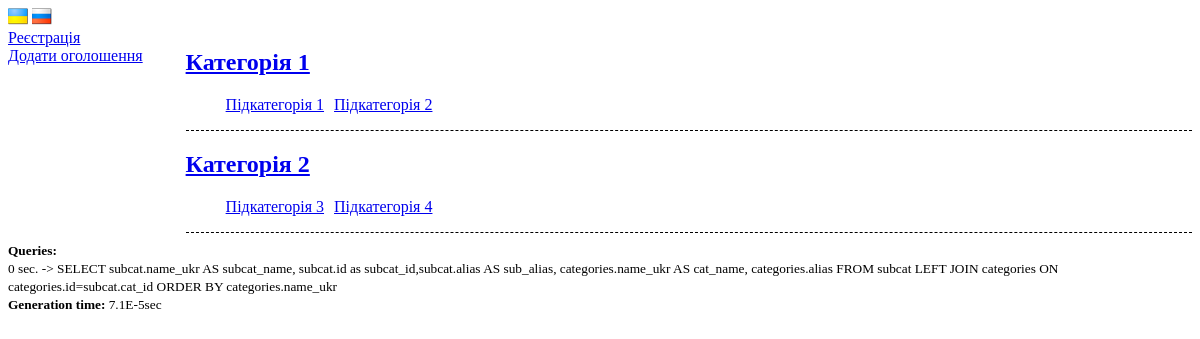
The page / on the database its author committed.
### tables this page shows
CREATE TABLE `subcat` (
  `id` smallint(5) unsigned NOT NULL AUTO_INCREMENT,
  `cat_id` tinyint(3) unsigned NOT NULL,
  `name_ukr` char(40) DEFAULT NULL,
  `name_rus` char(40) DEFAULT NULL,
  `title_ukr` char(40) DEFAULT NULL,
  `title_rus` char(40) DEFAULT NULL,
  `meta_desc_ukr` varchar(255) DEFAULT NULL,
  `meta_desc_rus` varchar(255) DEFAULT NULL,
  `keywords_ukr` varchar(200) DEFAULT NULL,
  `keywords_rus` varchar(200) DEFAULT NULL,
  `seotext_ukr` text,
  `seotext_rus` text,
  `file` varchar(255) DEFAULT NULL,
  `alias` char(25) DEFAULT NULL,
  PRIMARY KEY (`id`),
  UNIQUE KEY `NewIndex1` (`alias`),
  KEY `cat_id` (`cat_id`)
);

CREATE TABLE `categories` (
  `id` tinyint(3) unsigned NOT NULL AUTO_INCREMENT,
  `name_ukr` char(40) DEFAULT NULL,
  `name_rus` char(40) DEFAULT NULL,
  `title_ukr` char(40) DEFAULT NULL,
  `title_rus` char(40) DEFAULT NULL,
  `meta_desc_ukr` varchar(255) DEFAULT NULL,
  `meta_desc_rus` varchar(255) DEFAULT NULL,
  `keywords_ukr` varchar(200) DEFAULT NULL,
  `keywords_rus` varchar(200) DEFAULT NULL,
  `seotext_ukr` text,
  `seotext_rus` text,
  `file` char(20) DEFAULT NULL,
  `alias` char(25) DEFAULT NULL,
  PRIMARY KEY (`id`),
  UNIQUE KEY `alias` (`alias`)
);

### modules/main.php (called while the page is built, shortened)
<?
    global $config, $content;
    $tpl = new Tpl();
    $main_content=checkCache(md5('main'));
	if($main_content){
	   $tpl->data["key"]=$main_content;
    }else{
        $res = sql_do("
					SELECT subcat.name_{$config['lang']} AS subcat_name, subcat.id as subcat_id,subcat.alias AS sub_alias,
					categories.name_{$config['lang']} AS cat_name, categories.alias
					FROM subcat
					LEFT JOIN categories ON categories.id=subcat.cat_id
					ORDER BY categories.name_{$config['lang']}
					");
		if (mysql_num_rows($res)>0){
			while($arr = mysql_fetch_array($res)){
				$cat_sel[$arr['subcat_id']][0]=$arr['cat_name'];
				$cat_sel[$arr['subcat_id']][1]=$arr['subcat_name'];
				$cat_sel[$arr['subcat_id']][2]=$arr['alias'];
				$cat_sel[$arr['subcat_id']][3]=$arr['sub_alias'];
			}
			$cache = list_cat_subcat($cat_sel);
		}
    }
?>

### definitions.php (called while the page is built, shortened)
<?php
require_once('includes/config.php');
require_once('includes/system.php');
require_once('includes/lib.php');
$serv_name = $_SERVER['SERVER_NAME'];;
$serv_name=preg_replace('/^www\./si','',$serv_name);
$config['serv_name']=$serv_name;
$lang=!empty($_GET['lang']) ? $_GET['lang'] : $g_config['def_lang'];
$config['lang']=$lang;
$config['langs']=$g_config['langs'];
$config['lang_arr']=$lang_arr;
$config['url_conf']=$g_config['root_path'];
$config['url_conf_lang']=$lang==$g_config['def_lang'] ? $config['url_conf'] : $config['url_conf'].$lang.'/';
?>

### includes/config.php (called while the page is built, shortened)
<?
	global $g_config, $cache_time;
	$g_config['db_host']='localhost';
	$g_config['db_user']='root';
	$g_config['db_pass']='';
	$g_config['db_name']='bizcar';
	$g_config['root_path']='/';
	$g_config['per_page']='10';
	$g_config['langs']=array('ukr','rus');
	$g_config['def_lang']='ukr';
?>

### includes/lang/ukr.php (called while the page is built)
<?
	$lang_arr=array(
		'register'=>'Реєстрація',
		'add'=>'Додати оголошення',
		'read_more'=>'читати далі',
		'date'=>'Додано',
        'cat'=>'Категорія',
        'subcat'=>'Підкатегорія',
        'region'=>'Регіон',
        'city'=>'Місто',
        'title'=>'Назва',
        'descr'=>'Опис',
        'phone'=>'Номер телефону',
        'mail'=>'Електронна пошта',
        'url'=>'Посилання',
        'skype'=>'Skype',
        'price'=>'Ціна',
        'contact_name'=>'Ваше ім\'я',
        'expire_date'=>'Розмістити до',
        'not_sel'=>'Не обрано',
        'add_true'=>'Ваше оголошення успішно додано!',
        'uname'=>'Логін',
        'upass'=>'Пароль',
        'rupass'=>'Пароль ще раз',
        'adress'=>'Адреса',
        'icq'=>'icq',
        'blog_alias'=>'Псевдонім блогу',
        'blog_name'=>'Назва блогу',
        'get_blog'=>'Завести блог',
        'not_set'=>' не заповнене',
        'passw_not_m'=>'Паролі не співпадають!',
        'title_ad'=>'Заголовок',
        'expires'=>'Розмістити до',
        'check_input'=>'Перевірте правильність заповнення поля ',
        'errors'=>'Виникли наступні помилки:',
        'main'=>'Головна'
	);
?>

### includes/lib.php (the view, shortened to what this page needs)
		</div></div><?
    function list_cat_subcat($values){
        global $config;
		$tmp='';
        $i=0;
        $data='';
		foreach($values as $value => $text){
            if($tmp!=$text[0] && $value!=0){
            	if($i!=0){$data.='</ul><hr/>';}
            	$data.='<h2><a href="'.$config['url_conf_lang'].'adboard/'.$text[2].'">'.$text[0].'</a></h2><ul>';
            	$tmp=$text[0];
            }
			$data .= '<li><a href="'.$config['url_conf_lang'].'adboard/'.$text[2].'/'.$text[3].'">'.$text[1].'</a></li>' ;
			$i++;
		}
		$data .= '</ul><hr/>' ;
		return $data;
	}
?>

### css/style.css (style rules this page uses)
hr { background: transparent; color: transparent; border-left: none; border-right: none; border-top: none; border-bottom: 1px dashed #000; }
li { list-style: none; display: inline; margin-right: 10px; }
a { font-style: normal; }

### rows shown on the page
subcat: categories.name_ukr "Категорія 1", name_ukr "Підкатегорія 1"
subcat: name_ukr "Підкатегорія 2"
subcat: categories.name_ukr "Категорія 2", name_ukr "Підкатегорія 3"
subcat: name_ukr "Підкатегорія 4"

### other values the page prints
$_smarty_tpl->getVariable('lang')->value['register'] "Реєстрація"
$_smarty_tpl->getVariable('lang')->value['add'] "Додати оголошення"
$q_id "0 sec."
microtime_float() - $time_start "7.1E-5"
